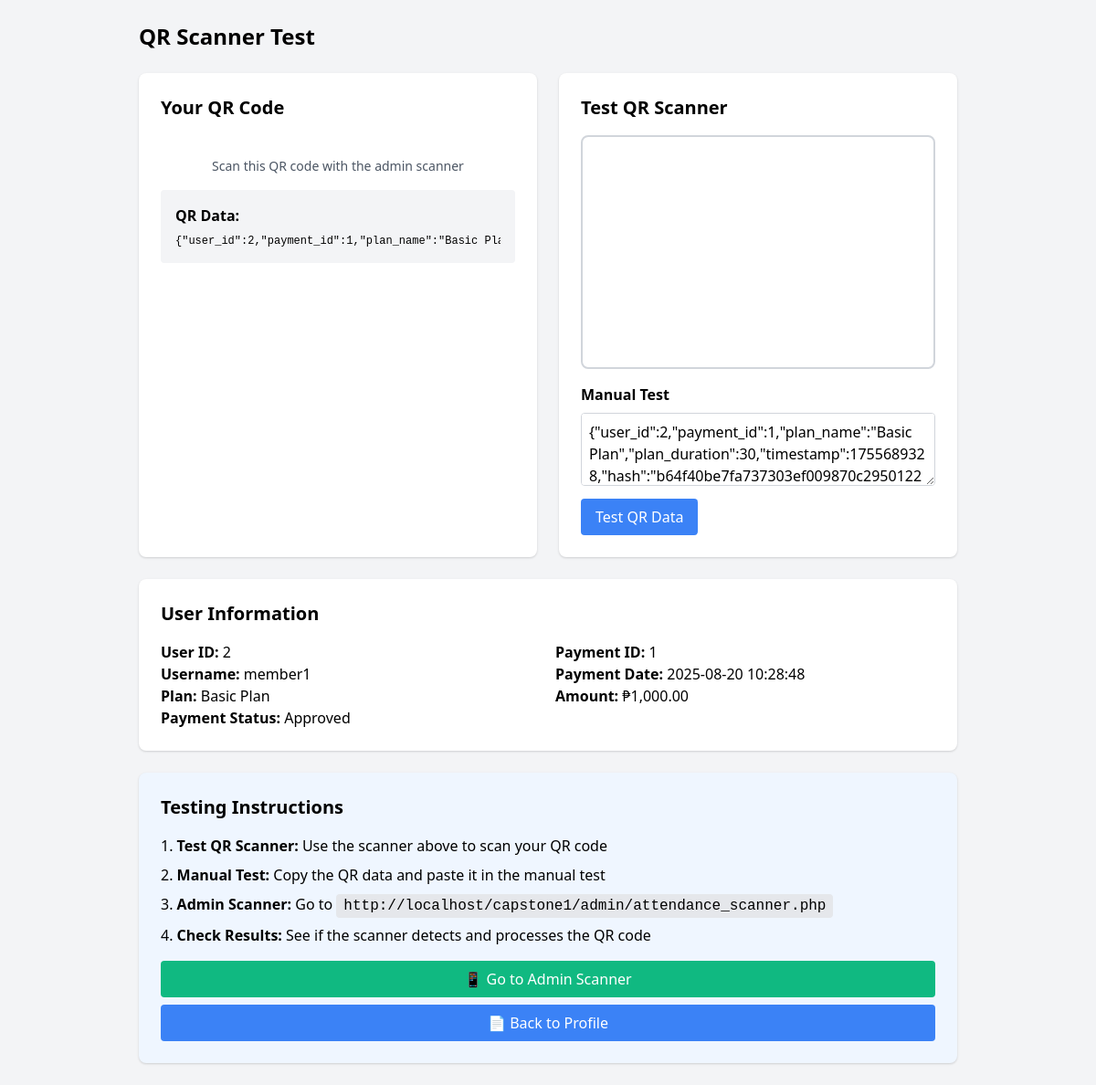
The page /test_qr_scanner.php (signed in) on the database its author committed.
### tables this page shows
CREATE TABLE IF NOT EXISTS `users` (
  `id` int(11) NOT NULL AUTO_INCREMENT,
  `username` varchar(50) NOT NULL,
  `password` varchar(255) NOT NULL,
  `email` varchar(100) DEFAULT NULL,
  `full_name` varchar(255) DEFAULT NULL,
  `phone` varchar(20) DEFAULT NULL,
  `address` text DEFAULT NULL,
  `role` enum('admin','member','trainer') DEFAULT 'member',
  `selected_plan_id` int(11) DEFAULT NULL,
  `qr_code` text DEFAULT NULL,
  `profile_picture` varchar(255) DEFAULT NULL,
  `created_at` timestamp DEFAULT CURRENT_TIMESTAMP,
  `updated_at` timestamp DEFAULT CURRENT_TIMESTAMP ON UPDATE CURRENT_TIMESTAMP,
  PRIMARY KEY (`id`),
  UNIQUE KEY `username` (`username`),
  UNIQUE KEY `email` (`email`)
);

CREATE TABLE IF NOT EXISTS `membership_plans` (
  `id` int(11) NOT NULL AUTO_INCREMENT,
  `name` varchar(255) NOT NULL,
  `description` text DEFAULT NULL,
  `price` decimal(10,2) NOT NULL,
  `duration` int(11) NOT NULL COMMENT 'Duration in days',
  `features` text DEFAULT NULL,
  `created_at` timestamp DEFAULT CURRENT_TIMESTAMP,
  PRIMARY KEY (`id`)
);

CREATE TABLE IF NOT EXISTS `payment_history` (
  `id` int(11) NOT NULL AUTO_INCREMENT,
  `user_id` int(11) NOT NULL,
  `plan_id` int(11) NOT NULL,
  `amount` decimal(10,2) NOT NULL,
  `payment_date` datetime NOT NULL,
  `payment_status` enum('Pending','Approved','Rejected') DEFAULT 'Pending',
  `payment_method` varchar(100) DEFAULT NULL,
  `proof_image` varchar(255) DEFAULT NULL,
  `created_at` timestamp DEFAULT CURRENT_TIMESTAMP,
  PRIMARY KEY (`id`),
  KEY `user_id` (`user_id`),
  KEY `plan_id` (`plan_id`),
  CONSTRAINT `fk_payment_user` FOREIGN KEY (`user_id`) REFERENCES `users` (`id`) ON DELETE CASCADE,
  CONSTRAINT `fk_payment_plan` FOREIGN KEY (`plan_id`) REFERENCES `membership_plans` (`id`) ON DELETE CASCADE
);

### test_qr_scanner.php (the view, shortened to what this page needs)
<?php
require_once 'db.php';
$user_id = $_SESSION['user_id'];
$user_sql = "SELECT u.*, mp.name as plan_name, mp.duration as plan_duration
              FROM users u
              LEFT JOIN membership_plans mp ON u.selected_plan_id = mp.id
              WHERE u.id = ?";
$user_stmt = $conn->prepare($user_sql);
$user_stmt->bind_param("i", $user_id);
$user_stmt->execute();
$user = $user_stmt->get_result()->fetch_assoc();
$payment_sql = "SELECT * FROM payment_history
                WHERE user_id = ? AND payment_status = 'Approved'
                ORDER BY payment_date DESC LIMIT 1";
$payment_stmt = $conn->prepare($payment_sql);
$payment_stmt->bind_param("i", $user_id);
$payment_stmt->execute();
$payment = $payment_stmt->get_result()->fetch_assoc();
$qr_data = [
    'user_id' => $user_id,
    'payment_id' => $payment['id'] ?? 0,
    'plan_name' => $user['plan_name'] ?? 'No Plan',
    'plan_duration' => $user['plan_duration'] ?? 0,
    'timestamp' => time(),
    'hash' => hash('sha256', $user_id . ($payment['id'] ?? 0) . time() . 'ALMO_FITNESS_SECRET')
];
$qr_json = json_encode($qr_data);
?>
<!DOCTYPE html>
<html lang="en">
<head>
    <link href="https://cdn.jsdelivr.net/npm/tailwindcss@2.2.19/dist/tailwind.min.css" rel="stylesheet">
</head>
<body class="bg-gray-100 p-6">
    <div class="max-w-4xl mx-auto">
        <h1 class="text-2xl font-bold mb-6">QR Scanner Test</h1>
        <div class="grid grid-cols-1 md:grid-cols-2 gap-6">
            <div class="bg-white p-6 rounded-lg shadow">
                <h2 class="text-xl font-semibold mb-4">Your QR Code</h2>
                <div class="text-center">
                    <p class="text-sm text-gray-600">Scan this QR code with the admin scanner</p>
                </div>
                <div class="mt-4 p-4 bg-gray-100 rounded">
                    <h3 class="font-semibold mb-2">QR Data:</h3>
                    <pre class="text-xs overflow-x-auto"><?php echo $qr_json; ?></pre>
                </div>
            </div>
            <div class="bg-white p-6 rounded-lg shadow">
                <h2 class="text-xl font-semibold mb-4">Test QR Scanner</h2>
                <div id="reader" class="w-full h-64 border-2 border-gray-300 rounded-lg mb-4"></div>
                <div class="mt-4">
                    <h3 class="font-semibold mb-2">Manual Test</h3>
                    <form method="post" class="space-y-2">
                        <textarea name="qr_data" placeholder="Paste QR code data here"
                                  class="w-full p-2 border border-gray-300 rounded h-20"><?php echo $qr_json; ?></textarea>
                        <button type="submit" name="test_qr"
                                class="bg-blue-500 text-white px-4 py-2 rounded hover:bg-blue-600">
                            Test QR Data
                        </button>
                    </form>
                </div>
            </div>
            <div class="bg-white p-6 rounded-lg shadow md:col-span-2">
                <h2 class="text-xl font-semibold mb-4">User Information</h2>
                <div class="grid grid-cols-2 gap-4">
                    <div>
                        <p><strong>User ID:</strong> <?php echo $user_id; ?></p>
                        <p><strong>Username:</strong> <?php echo $user['username']; ?></p>
                        <p><strong>Plan:</strong> <?php echo $user['plan_name'] ?? 'No Plan'; ?></p>
                        <p><strong>Payment Status:</strong>
                            <?php echo $payment ? 'Approved' : 'No Approved Payment'; ?>
                        </p>
                    </div>
                    <div>
                        <p><strong>Payment ID:</strong> <?php echo $payment['id'] ?? 'N/A'; ?></p>
                        <p><strong>Payment Date:</strong> <?php echo $payment['payment_date'] ?? 'N/A'; ?></p>
                        <p><strong>Amount:</strong> ₱<?php echo number_format($payment['amount'] ?? 0, 2); ?></p>
                    </div>
                </div>
            </div>
            <div class="bg-blue-50 p-6 rounded-lg shadow md:col-span-2">
                <h2 class="text-xl font-semibold mb-4">Testing Instructions</h2>
                <ol class="list-decimal list-inside space-y-2">
                    <li><strong>Test QR Scanner:</strong> Use the scanner above to scan your QR code</li>
                    <li><strong>Manual Test:</strong> Copy the QR data and paste it in the manual test</li>
                    <li><strong>Admin Scanner:</strong> Go to <code class="bg-gray-200 px-2 py-1 rounded">http://localhost/capstone1/admin/attendance_scanner.php</code></li>
                    <li><strong>Check Results:</strong> See if the scanner detects and processes the QR code</li>
                </ol>
                <div class="mt-4 space-y-2">
                    <a href="admin/attendance_scanner.php"
                       class="block w-full bg-green-500 text-white text-center px-4 py-2 rounded hover:bg-green-600">
                        📱 Go to Admin Scanner
                    </a>
                    <a href="member/profile.php"
                       class="block w-full bg-blue-500 text-white text-center px-4 py-2 rounded hover:bg-blue-600">
                        📄 Back to Profile
                    </a>
                </div>
            </div>
        </div>
    </div>
</body>
</html>

### rows shown on the page
users: username "member1", selected_plan.name "Basic Plan"
payment_history: id "1", payment_date "2025-08-20 10:28:48", amount "1,000.00"

### other values the page prints
$qr_json "{\"user_id\":2,\"payment_id\":1,\"plan_name\":\"Basic…"
$user_id "2"
